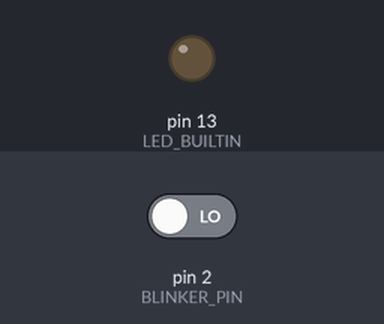
Recording of a sketch running on a simulated Arduino Uno, built with avr-gcc and run on an emulated ATmega328P. On the bench: output pins drawn as LEDs (lit = HIGH). Dashed ring = blinking. The inputs (shaded band) are chosen by the test bench; at power-on: pin 2 (BLINKER_PIN) LOW.

Above: at 1.2 s.
1.3 s: pin 2 (BLINKER_PIN) driven HIGH
At 2.1 s:
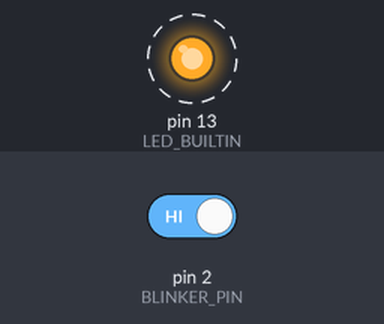
4.3 s: pin 2 (BLINKER_PIN) driven LOW
At 4.3 s:
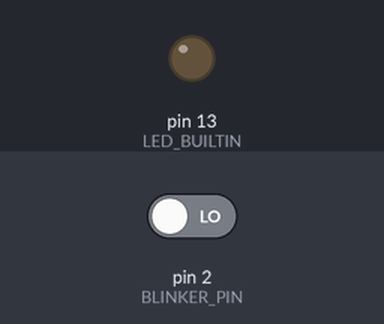
Timing chart, 0 to 7.3 s (numbered marks = the images above; inputs shaded):
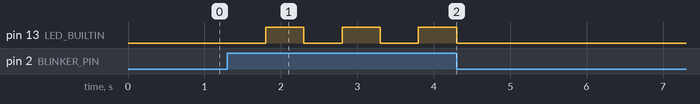

Measured:
- after the input at 1.3 s, pin 13 (LED_BUILTIN): alternates HIGH for 0.50 s and LOW for 0.50 s, starting after 0.50 s
- after the input at 4.3 s, pin 13 (LED_BUILTIN): stops changing and stays LOW

The sketch:

arduino_polling.ino
```cpp
/*
 * This program implements a blinker using polling
 */

#define BLINKER_PIN 2
#define STATE_DUR 500 //time to hold state in ms

volatile int blinkerState = LOW; // LOW=blinker off, HIGH=blinker engaged
volatile int ledState = LOW;
int startTime = millis();

void setup() {
   pinMode(BLINKER_PIN,INPUT);
   pinMode(LED_BUILTIN, OUTPUT);
   digitalWrite(BLINKER_PIN,blinkerState);
   digitalWrite(LED_BUILTIN,ledState);
}

void loop() {
    // poll the blinker control pin
    if ((digitalRead(BLINKER_PIN) == HIGH) && (blinkerState == LOW)) {
       // blinker got turned on
       blinkerState = HIGH;
       startTime = millis();
    }
    if ((digitalRead(BLINKER_PIN) == LOW) && (blinkerState == HIGH)) {
       // blinker got turned off
       blinkerState = LOW;
    }
    if (blinkerState == HIGH){
        if(millis() - startTime >= STATE_DUR) {
            startTime = millis();
            ledState = !ledState;
        }
        digitalWrite(LED_BUILTIN,ledState);
    } else {
        digitalWrite(LED_BUILTIN,LOW);
    }
}
```
